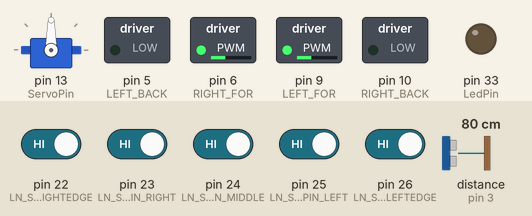
A sketch run on a simulated Arduino Mega 2560, built with avr-gcc and run on an emulated ATmega2560. Shown: servo, switched loads named in the sketch (green lamp = pin HIGH), output pins drawn as LEDs (lit = HIGH). Wiring (inferred from the names in the program): ultrasonic range finder: trigger pin 3; echo pin 3. Inputs (shaded band) come from the test bench; at power-on: pin 22 (LN_SENS_PIN_RIGHTEDGE), pin 23 (LN_SENS_PIN_RIGHT), pin 24 (LN_SENS_PIN_MIDDLE), pin 25 (LN_SENS_PIN_LEFT), pin 26 (LN_SENS_PIN_LEFTEDGE) HIGH, distance to the obstacle (sensor on pin 3) 80 cm. The echo pulse lasts 58.3 µs per cm.

Above: at 2.2 s.
2.3 s: distance to the obstacle (sensor on pin 3) set to 22 cm
3.8 s: distance to the obstacle (sensor on pin 3) set to 19 cm
At 4.26 s:
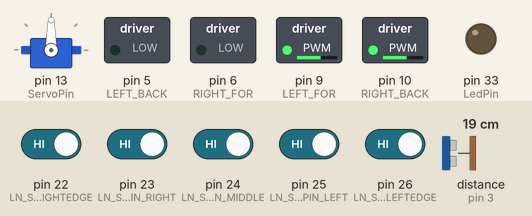
At 5.62 s:
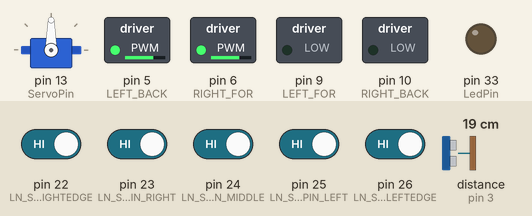
6.8 s: pin 23 (LN_SENS_PIN_RIGHT) driven LOW
At 8.4 s:
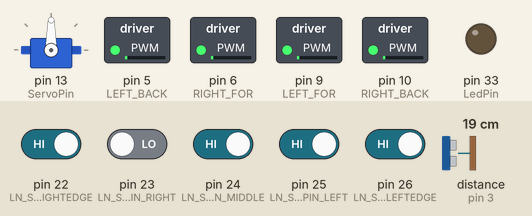
9.8 s: pin 22 (LN_SENS_PIN_RIGHTEDGE) driven LOW
12.8 s: pin 24 (LN_SENS_PIN_MIDDLE) driven LOW
15.8 s: pin 24 (LN_SENS_PIN_MIDDLE) driven HIGH and pin 26 (LN_SENS_PIN_LEFTEDGE) driven LOW
Timing chart, 0 to 19.8 s (numbered marks = the images above; inputs shaded):
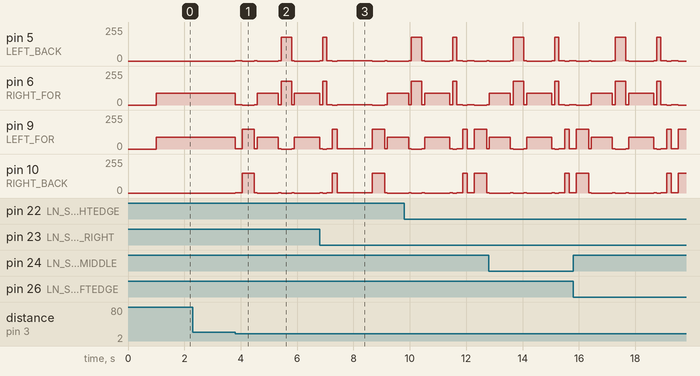

The sketch:

NITRObot_Line_following_with_obstacle_avoidance_2.ino
```cpp
/*
      NITRO Clubs EU - Network of IcT Robo Clubs

 WEB site: https://www.nitroclubs.eu
 GitHub repositories: https://github.com/nitroclubs?tab=repositories

          NITRObot Line following with obstacle avoidance v2.0
*/

///////////////////       IMPORTANT!    /////////////////////////////////////////////
/// In order to prolong the Life of the 18650 Battery:
/// DO NOT DISCHAREGE NITRObot's BATTERIES LOWER THAN 3.2V, WHICH IS 6.4V MESURED BY THE NITRObot's VOLTMETER (2x3.2V)
/// NEVER!!! NEVER DISCHARGE A BATTERY BELOW 2.8V, WHICH IS 5.6V (2x2.8v) MEASURED BY THE NITRObot's VOLTMETER
///////////////////       IMPORTANT!    /////////////////////////////////////////////


// N O T E :
// The rangefinders work well to show the distance to objects from around
// 1 inch (2 cm) to around 9 feet away (3 meters), but they have trouble when
// they aren't approximately at a right angle to the object they are detecting.
// If the angle is too great (over about 15 degrees) not enough of the sound
// bounces back for it to get a reliable range.

#include <Arduino.h>

#include <Servo.h> // If not installed, install Arduino librarry Servo by Michael Margolis from the librarry manager

// The rangefinders work well to show the distance to objects from around
// 1 inch (2 cm) to around 9 feet away (3 meters), but they have trouble when
// they aren't approximately at a right angle to the object they are detecting.
// If the angle is too great (over about 15 degrees) not enough of the sound
// bounces back for it to get a reliable range.

//#include <Servo.h>

#define LEFT_FOR 9    //
#define LEFT_BACK 5   //
#define RIGHT_FOR 6   //
#define RIGHT_BACK 10 //

#define LN_SENS_PIN_RIGHTEDGE 22 // right edge sensor - Connected to D1 pin of the sensor
#define LN_SENS_PIN_RIGHT 23       // right sensor - Connected to D2 pin of the sensor
#define LN_SENS_PIN_MIDDLE 24 // middle sensor - Connected to D3 pin of the sensor
#define LN_SENS_PIN_LEFT 25       // left sensor Connected to D4 pin of the sensor
#define LN_SENS_PIN_LEFTEDGE 26 // left edge sensor - Connected to D5 pin of the sensor
#define LN_SENS_CALIB_PIN 27    // Connected to CAL pin of the sensor
#define LN_SENS_ANALOG_PIN A15  // Connected to AN pin of the sensor

const int LeftIrAvoidancePin = 12;
const int RightIrAvoidancePin = A5;
const int UltrasonicPin = 3;
const int RgbPin = 2;
const int ServoPin = 13;
const int LedPin = 33;

const int MazeCorridorWidth = 50;

const float WallToCorridorMiddle = MazeCorridorWidth / 2;
const float SideCorridorTreshold = MazeCorridorWidth;

const float CenterLineTolerance = 2.5; // plus/minus how many cm are acceptable to consider the movement to be on the center line...
                                       // +- 1 cm from centerline is considered straight movement!!!
const float SharpTurnTreshold = 15.0;  // Measured by experiments with the robot
const int WallFollowingSide = -90;     // Set: -90 for right wall following or +90 for left wall following
                                       // we will add this value to the servo position i.e. myservo.write(90 + WallFollowingSide);
                                       //  in order to set to which side the servo should move (0 or 180 degrees)
// Servo parameters
const int FrontServoAngle = 90;
const int SideServoAngle = FrontServoAngle + WallFollowingSide; //(0 or 180 degrees)
const int FrontServoDelay = 90;
const int SideServoDelay = 90;

////////////////////////////////////////////////////////////////////
// SETINGS FOR NITRObot number one (values aquired by using the NITRObot Bluetooth callibration utility)
// Uncomment the settings for the NITRObot in use!
// Do not forget to comment the settings for the other NITRObot!
//////////////////////////////////////

// const int LeftSpeed = 100;  //да се подбере оптималната скорост на левия двигател
// const int RightSpeed = 100; //да се подбере оптималната скорост на десния двигател

// const int rightTimedTurnSpeedLeft = 150;  // Left side speed at which the 90 degree turn to be executed
// const int rightTimedTurnSpeedRight = 159; // Right side speed at which the 90 degree turn to be executed
// const int right90turnTiming = 505;     // Delay in ms for complete 90 degree turn to be executed at the given speed above
// const int right25turnTiming = 163;     //??? Delay in ms for complete 25 degree turn to be executed at the given speed above

// const int leftTimedTurnSpeedLeft = 150;  //?? Left side speed at which the 90 degree turn to be executed
// const int leftTimedTurnSpeedRight = 159; //?? Right side speed at which the 90 degree turn to be executed
// const int left90turnTiming = 550;     //?? Delay in ms for complete 90 degree turn to be executed at the given speed above
// const int left80turnTiming = 235;     // 230??250 Delay in ms for complete 80 degree turn to be executed at the given speed above

// const int forward20cmTiming = 700; //650;  // ????
// const int forward30cmTiming = 1100; //1000; // 900????

// const float FrontDistanceTreshold = 15;

// const int leadingWheelShallowTurnSpeed = 180;
// const int leadingWheelSlightTurnSpeed = 200;
// const int leadingWheelSharpTurnSpeed = 220;
// const int leadingWheelAgresiveTurnSpeed = 255;

//////////// END SETTINGS FOR NITRObot number one //////////////////
////////////////////////////////////////////////////////////////////

//*****************************************************************

/////////////////////////////////////////////////////////////////////
// SETINGS FOR NITRObot number two (values aquired by using the NITRObot Bluetooth callibration utility)
// Uncomment the settings for the NITRObot in use!
// Do not forget to comment the settings for the other NITRObot!
//////////////////////////////////////

const int LeftSpeed = 90; // 85 + 31;  //да се подбере оптималната скорост на левия двигател
const int RightSpeed = 90; //85; //да се подбере оптималната скорост на десния двигател

const int rightTimedTurnSpeedLeft = 180;  // Left side speed at which the 90 degree turn to be executed
const int rightTimedTurnSpeedRight = 150; // Right side speed at which the 90 degree turn to be executed
const int right90turnTiming = 433;     // Delay in ms for complete 90 degree turn to be executed at the given speed above
const int right25turnTiming = 163;     //Delay in ms for complete about 25 degree turn to be executed at the given speed above

const int leftTimedTurnSpeedLeft = 180;  // Left side speed at which the 90 degree turn to be executed
const int leftTimedTurnSpeedRight = 150; // Right side speed at which the 90 degree turn to be executed
const int left90turnTiming = 370;     // Delay in ms for complete 90 degree turn to be executed at the given speed above
const int left80turnTiming = 150;     // Delay in ms for complete 80 degree turn to be executed at the given speed above

const int forward20cmTiming = 750; //650;
const int forward30cmTiming = 900; //900;

const float FrontDistanceTreshold = 20;

const int leadingWheelShallowTurnSpeed = 160; //180;
const int leadingWheelSlightTurnSpeed = 180; //200;
const int leadingWheelSharpTurnSpeed = 210; //220;
const int leadingWheelAgresiveTurnSpeed = 245;//230; //255;

//////////// END SETTINGS FOR NITRObot number two //////////////////
////////////////////////////////////////////////////////////////////

// float maxDistance = 130.0;
int speedLeft = LeftSpeed;
int speedRight = RightSpeed;
int currentState = 0;

int leftEdge;
int left;
int mid;
int right;
int rightEdge;

Servo servo;

void moveForward();
void moveBackward();
void turnLeft();
void turnRight();
void stopMoving();
void avoidObstacle();
float getDistance();
int getCurrentstate();

//-----------------------------------------------

void setup()
{
  pinMode(LN_SENS_PIN_RIGHTEDGE, INPUT);
  pinMode(LN_SENS_PIN_RIGHT, INPUT);
  pinMode(LN_SENS_PIN_MIDDLE, INPUT);
  pinMode(LN_SENS_PIN_LEFT, INPUT);
  pinMode(LN_SENS_PIN_LEFTEDGE, INPUT);
  // pinMode(LN_SENS_CALIB_PIN, OUTPUT);
  pinMode(LN_SENS_ANALOG_PIN, INPUT);

  pinMode(ServoPin, OUTPUT);
  pinMode(LEFT_FOR, OUTPUT);
  pinMode(LEFT_BACK, OUTPUT);
  pinMode(RIGHT_FOR, OUTPUT);
  pinMode(RIGHT_BACK, OUTPUT);
  pinMode(UltrasonicPin, OUTPUT);
  pinMode(LedPin, OUTPUT);

  servo.attach(ServoPin);
  servo.write(FrontServoAngle); // 90° - Set servo angle so that the ultrasound sensor points straight ahead

  Serial1.begin(9600);

  delay(1000); // Delay the start of NITRObot's movement
}

//---------------------------------------------------------

void loop()
{
  //
  leftEdge = digitalRead(LN_SENS_PIN_RIGHTEDGE);
  left = digitalRead(LN_SENS_PIN_RIGHT);
  mid = digitalRead(LN_SENS_PIN_MIDDLE);
  right = digitalRead(LN_SENS_PIN_LEFT);
  rightEdge = digitalRead(LN_SENS_PIN_LEFTEDGE);


  switch (getCurrentstate())
  {
  case 1: //  0 0 1 0 0
    speedLeft = LeftSpeed;
    speedRight = RightSpeed;
    moveForward();
    Serial1.println("1");
    break;
  case 2: //  0 1 1 0 0
    speedLeft = LeftSpeed * .6;
    speedRight = leadingWheelShallowTurnSpeed; //180
    moveForward();
    Serial1.println("2");
    break;
  case 3: //   0 1 0 0 0
    speedLeft = LeftSpeed * .4;
    speedRight = leadingWheelSlightTurnSpeed; //200;
    moveForward();
    Serial1.println("3");
    break;
  case 4: //  1 1 0 0 0
    speedLeft = LeftSpeed * .3;
    speedRight = leadingWheelSharpTurnSpeed; //220;
    Serial1.println("4");
    moveForward();
    break;
  case 5: //  0 0 1 1 0
    speedLeft = LeftSpeed * .2;
    speedRight = leadingWheelAgresiveTurnSpeed; //255;
    moveForward();
    Serial1.println("5");
    break;
  case 6: //  0 0 1 1 0
    speedLeft = leadingWheelShallowTurnSpeed; //180;
    speedRight = RightSpeed * .6;
    moveForward();
    Serial1.println("6");
    break;
  case 7: //   0 0 0 1 0
    speedLeft = leadingWheelSlightTurnSpeed; //200;
    speedRight = RightSpeed * .4;
    moveForward();
    Serial1.println("7");
    break;
  case 8: //  0 0 0 1 1
    speedLeft = leadingWheelSharpTurnSpeed; //220;
    speedRight = RightSpeed * .3;
    moveForward();
    Serial1.println("8");
    break;
  case 9: //  0 0 0 0 1
    speedLeft = leadingWheelAgresiveTurnSpeed; //255;
    speedRight = RightSpeed * .2;
    moveForward();
    Serial1.println("9");
    break;
  case 10: // // 1 1 0 1 1 // 1 0 0 1 1 // 1 1 0 0 1 // 1 1 1 0 1 // 1 0 1 1 1
    stopMoving();
    delay(1000);
    Serial1.println("10");
    break;
  default:
    moveForward(); // case 11
    break;
  }

    if (getDistance() < FrontDistanceTreshold)
  {
    avoidObstacle();
  }

}

//==================================== FUNCTIONS =====================================================

void moveForward() // Move forward
{
  analogWrite(LEFT_FOR, abs(speedLeft));
  analogWrite(LEFT_BACK, LOW);
  analogWrite(RIGHT_FOR, abs(speedRight));
  analogWrite(RIGHT_BACK, LOW);
}

void moveBackward() // Move backward
{
  analogWrite(LEFT_FOR, LOW);
  analogWrite(LEFT_BACK, abs(speedLeft));
  analogWrite(RIGHT_FOR, LOW);
  analogWrite(RIGHT_BACK, abs(speedRight));
}

void turnLeft() // Turn Left
{
  analogWrite(LEFT_FOR, LOW);
  analogWrite(LEFT_BACK, speedLeft);
  analogWrite(RIGHT_FOR, speedLeft);
  analogWrite(RIGHT_BACK, LOW);
}

void turnRight() // Turn Right
{
  analogWrite(LEFT_FOR, speedRight);
  analogWrite(LEFT_BACK, LOW);
  analogWrite(RIGHT_FOR, LOW);
  analogWrite(RIGHT_BACK, speedRight);
}

void stopMoving() // Stop movement
{
  analogWrite(LEFT_FOR, HIGH);
  analogWrite(LEFT_BACK, HIGH);
  analogWrite(RIGHT_FOR, HIGH);
  analogWrite(RIGHT_BACK, HIGH);
}

float getDistance()
{
  float distance;
  pinMode(UltrasonicPin, OUTPUT);
  digitalWrite(UltrasonicPin, LOW);
  delayMicroseconds(2);
  digitalWrite(UltrasonicPin, HIGH);
  delayMicroseconds(10);
  digitalWrite(UltrasonicPin, LOW);
  pinMode(UltrasonicPin, INPUT);
  distance = pulseIn(UltrasonicPin, HIGH) / 58.00;
  return distance;
}

void avoidObstacle()
{

  stopMoving(); //стоп
  delay(250);
  speedLeft = rightTimedTurnSpeedLeft;
  speedRight = rightTimedTurnSpeedRight;
  turnRight();
  delay(right90turnTiming); // Right 90 degree turn timing
  stopMoving();
  delay(100);
  speedLeft = LeftSpeed;
  speedRight = RightSpeed;
  moveForward();            // move 20 cm forward
  delay(forward20cmTiming); // 750
  stopMoving();
  delay(100);
  speedLeft = leftTimedTurnSpeedLeft;
  speedRight = leftTimedTurnSpeedRight;
  turnLeft();
  delay(left90turnTiming); // Turn 90 degrees left
  stopMoving();
  delay(100);
  speedLeft = LeftSpeed;
  speedRight = RightSpeed;
  moveForward();
  delay(forward30cmTiming); // Move 30 cm forward
  stopMoving();
  delay(100);
  speedLeft = leftTimedTurnSpeedLeft;
  speedRight = leftTimedTurnSpeedRight;
  turnLeft();              // turn left about 80 degrees
  delay(left80turnTiming); //
  stopMoving();
  delay(100);
  leftEdge = digitalRead(LN_SENS_PIN_RIGHTEDGE);
  left = digitalRead(LN_SENS_PIN_RIGHT);
  mid = digitalRead(LN_SENS_PIN_MIDDLE);
  right = digitalRead(LN_SENS_PIN_LEFT);
  rightEdge = digitalRead(LN_SENS_PIN_LEFTEDGE);
  while ((leftEdge == 0) && (left == 0) && (mid == 0) && (right == 0) && (rightEdge == 0))
  {
    speedLeft = LeftSpeed;
    speedRight = RightSpeed;
    moveForward();
    leftEdge = digitalRead(LN_SENS_PIN_RIGHTEDGE);
    left = digitalRead(LN_SENS_PIN_RIGHT);
    mid = digitalRead(LN_SENS_PIN_MIDDLE);
    right = digitalRead(LN_SENS_PIN_LEFT);
    rightEdge = digitalRead(LN_SENS_PIN_LEFTEDGE);
  }
  stopMoving();
  delay(100);
  speedLeft = rightTimedTurnSpeedLeft; // turn right to the line
  speedRight = rightTimedTurnSpeedRight;
  turnRight();
  delay(right25turnTiming); // 150
}

int getCurrentstate()
{
  if ((leftEdge == 0) && (left == 0) && (mid == 1) && (right == 0) && (rightEdge == 0)) //            0 0 1 0 0
  {
    currentState = 1;
    Serial1.println("case1");
  }
  else if ((leftEdge == 0) && (left == 1) && (mid == 1) && (right == 0) && (rightEdge == 0)) //       0 1 1 0 0
  {
    currentState = 2;
    Serial1.println("case2");
  }
  else if ((leftEdge == 0) && (left == 1) && (mid == 0) && (right == 0) && (rightEdge == 0)) //       0 1 0 0 0
  {
    currentState = 3;
    Serial1.println("case3");
  }
  else if ((leftEdge == 1) && (left == 1) && (mid == 0) && (right == 0) && (rightEdge == 0)) //       1 1 0 0 0
  {
    currentState = 4;
    Serial1.println("case4");
  }
  else if ((leftEdge == 1) && (left == 0) && (mid == 0) && (right == 0) && (rightEdge == 0)) //        1 0 0 0 0
  {
    currentState = 5;
    Serial1.println("case5");
  }
  else if ((leftEdge == 0) && (left == 0) && (mid == 1) && (right == 1) && (rightEdge == 0)) //        0 0 1 1 0
  {
    currentState = 6;
    Serial1.println("case6");
  }
  else if ((leftEdge == 0) && (left == 0) && (mid == 0) && (right == 1) && (rightEdge == 0)) //        0 0 0 1 0
  {
    currentState = 7;
    Serial1.println("case7");
  }
  else if ((leftEdge == 0) && (left == 0) && (mid == 0) && (right == 1) && (rightEdge == 1)) //        0 0 0 1 1
  {
    currentState = 8;
    Serial1.println("case8");
  }
  else if ((leftEdge == 0) && (left == 0) && (mid == 0) && (right == 0) && (rightEdge == 1)) //        0 0 0 0 1
  {
    currentState = 9;
    Serial1.println("case9");
  }
  else if (((leftEdge == 1) && (left == 1) && (mid == 0) && (right == 1) && (rightEdge == 1)) || // 1 1 0 1 1
           ((leftEdge == 1) && (left == 0) && (mid == 0) && (right == 1) && (rightEdge == 1)) || // 1 0 0 1 1
           ((leftEdge == 1) && (left == 1) && (mid == 0) && (right == 0) && (rightEdge == 1)) || // 1 1 0 0 1
           ((leftEdge == 1) && (left == 1) && (mid == 1) && (right == 0) && (rightEdge == 1)) || // 1 1 1 0 1
           ((leftEdge == 1) && (left == 0) && (mid == 1) && (right == 1) && (rightEdge == 1)))   // 1 0 1 1 1
  {
    currentState = 10;
  }
  else
  {
    currentState = 11;
  }

  return currentState;
}
```

Measured:
- the behaviour switches between 21 and 20 cm on distance to the obstacle (sensor on pin 3) (found by bisection; images 0 and 1)
- after the input at 2.3 s, every drawn part: stays the same
- after the input at 3.8 s, pin 5 (LEFT_BACK): 0/255 → 1/255 at once, → 0/255 0.25 s later, → 1/255 0.43 s later, → 0/255 0.10 s later, … (8 changes in this stretch); pin 6 (RIGHT_FOR): 90/255 → 1/255 at once, → 0/255 0.25 s later, → 1/255 0.43 s later, → 90/255 0.10 s later, … (8 changes in this stretch)
